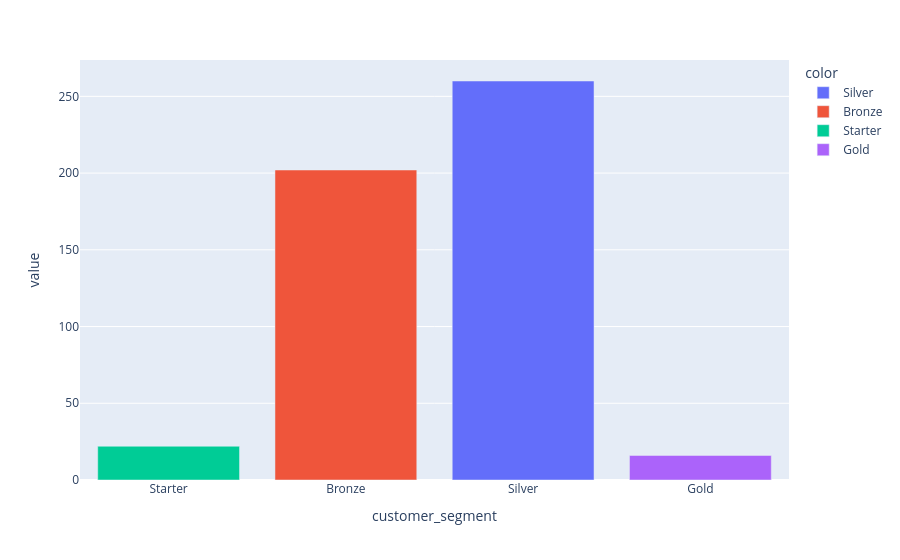

The code cell stored with this chart in its notebook:
### Code cell
px.bar(target_count, color=target_count.index, category_orders={'customer_segment': target_list})

### Figure 1 — Plotly figure (JSON) as saved in the notebook; plotly's stock layout.template omitted (floating-point values rounded to 4 significant figures)
{"data": [{"hovertemplate": "color=Silver<br>customer_segment=%{x}<br>value=%{y}<extra></extra>", "legendgroup": "Silver", "marker": {"color": "#636efa", "pattern": {"shape": ""}}, "name": "Silver", "orientation": "v", "showlegend": true, "textposition": "auto", "type": "bar", "x": ["Silver"], "xaxis": "x", "y": [260], "yaxis": "y"}, {"hovertemplate": "color=Bronze<br>customer_segment=%{x}<br>value=%{y}<extra></extra>", "legendgroup": "Bronze", "marker": {"color": "#EF553B", "pattern": {"shape": ""}}, "name": "Bronze", "orientation": "v", "showlegend": true, "textposition": "auto", "type": "bar", "x": ["Bronze"], "xaxis": "x", "y": [202], "yaxis": "y"}, {"hovertemplate": "color=Starter<br>customer_segment=%{x}<br>value=%{y}<extra></extra>", "legendgroup": "Starter", "marker": {"color": "#00cc96", "pattern": {"shape": ""}}, "name": "Starter", "orientation": "v", "showlegend": true, "textposition": "auto", "type": "bar", "x": ["Starter"], "xaxis": "x", "y": [22], "yaxis": "y"}, {"hovertemplate": "color=Gold<br>customer_segment=%{x}<br>value=%{y}<extra></extra>", "legendgroup": "Gold", "marker": {"color": "#ab63fa", "pattern": {"shape": ""}}, "name": "Gold", "orientation": "v", "showlegend": true, "textposition": "auto", "type": "bar", "x": ["Gold"], "xaxis": "x", "y": [16], "yaxis": "y"}], "layout": {"barmode": "relative", "legend": {"title": {"text": "color"}, "tracegroupgap": 0}, "margin": {"t": 60}, "xaxis": {"anchor": "y", "categoryarray": ["Starter", "Bronze", "Silver", "Gold"], "categoryorder": "array", "domain": [0, 1], "title": {"text": "customer_segment"}}, "yaxis": {"anchor": "x", "domain": [0, 1], "title": {"text": "value"}}}}
